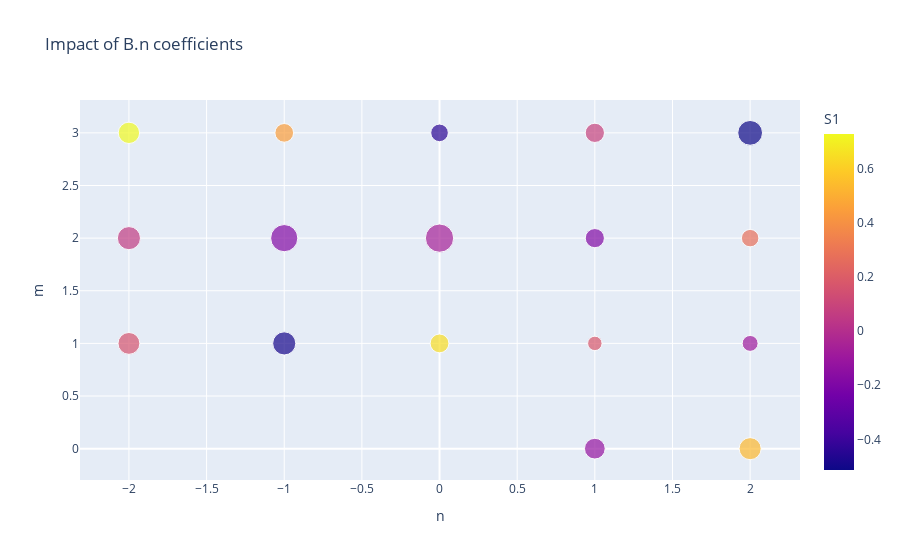
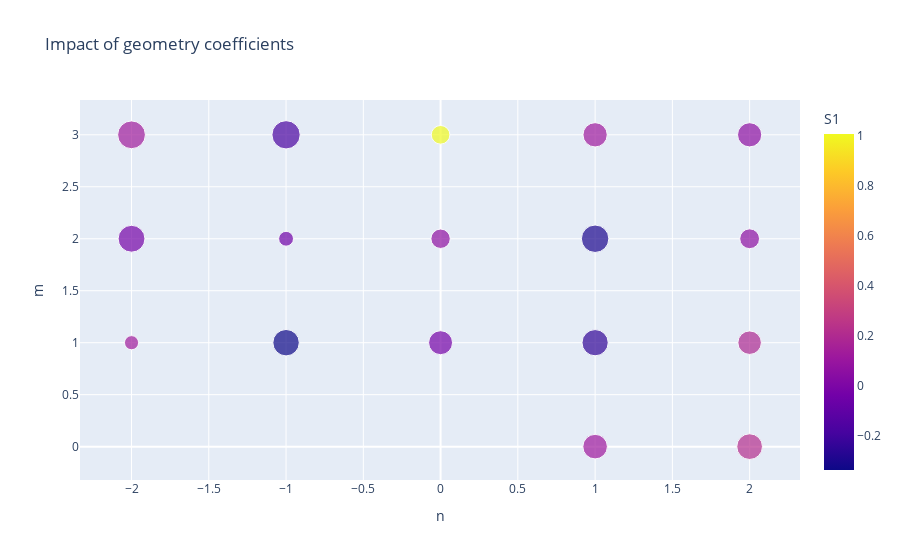

Notebook code for these charts, in order:
### Code cell
implot_df(first_Si_BdotN)

### Figure 1 — Plotly figure (JSON) as saved in the notebook; plotly's stock layout.template omitted (floating-point values rounded to 4 significant figures)
{"data": [{"hovertemplate": "n=%{x}<br>m=%{y}<br>S1_conf=%{marker.size}<br>S1=%{marker.color}<extra></extra>", "legendgroup": "", "marker": {"color": [-0.1258, 0.5318, 0.1603, -0.4907, 0.6481, 0.1764, -0.08967, 0.05931, -0.1822, -0.05966, -0.1884, 0.2759, 0.7289, 0.4448, -0.4437, 0.08559, -0.5133], "coloraxis": "coloraxis", "size": [0.7078, 0.7997, 0.7856, 0.881, 0.5806, 0.3432, 0.4169, 0.8789, 1.214, 1.316, 0.6043, 0.5011, 0.7514, 0.5745, 0.5096, 0.6098, 1.011], "sizemode": "area", "sizeref": 0.003289, "symbol": "circle"}, "mode": "markers", "name": "", "orientation": "v", "showlegend": false, "type": "scatter", "x": [1, 2, -2, -1, 0, 1, 2, -2, -1, 0, 1, 2, -2, -1, 0, 1, 2], "xaxis": "x", "y": [0, 0, 1, 1, 1, 1, 1, 2, 2, 2, 2, 2, 3, 3, 3, 3, 3], "yaxis": "y"}], "layout": {"coloraxis": {"colorbar": {"title": {"text": "S1"}}, "colorscale": [[0, "#0d0887"], [0.1111, "#46039f"], [0.2222, "#7201a8"], [0.3333, "#9c179e"], [0.4444, "#bd3786"], [0.5556, "#d8576b"], [0.6667, "#ed7953"], [0.7778, "#fb9f3a"], [0.8889, "#fdca26"], [1, "#f0f921"]]}, "legend": {"itemsizing": "constant", "tracegroupgap": 0}, "title": {"text": "Impact of B.n coefficients"}, "xaxis": {"anchor": "y", "domain": [0, 1], "title": {"text": "n"}}, "yaxis": {"anchor": "x", "domain": [0, 1], "title": {"text": "m"}}}}

### Figure 2 — Plotly figure (JSON) as saved in the notebook; plotly's stock layout.template omitted (floating-point values rounded to 4 significant figures)
{"data": [{"hovertemplate": "n=%{x}<br>m=%{y}<br>S1_conf=%{marker.size}<br>S1=%{marker.color}<extra></extra>", "legendgroup": "", "marker": {"color": [0.1196, 0.2202, 0.1328, -0.3348, -0.02668, -0.2414, 0.1917, -0.02538, -0.04512, 0.06722, -0.2944, 0.06463, 0.1295, -0.17, 1.008, 0.1201, 0.05952], "coloraxis": "coloraxis", "size": [0.9107, 0.9955, 0.3013, 1.055, 0.8659, 1.038, 0.8335, 1.088, 0.3329, 0.5671, 1.136, 0.5908, 1.163, 1.206, 0.5233, 0.8899, 0.8844], "sizemode": "area", "sizeref": 0.003014, "symbol": "circle"}, "mode": "markers", "name": "", "orientation": "v", "showlegend": false, "type": "scatter", "x": [1, 2, -2, -1, 0, 1, 2, -2, -1, 0, 1, 2, -2, -1, 0, 1, 2], "xaxis": "x", "y": [0, 0, 1, 1, 1, 1, 1, 2, 2, 2, 2, 2, 3, 3, 3, 3, 3], "yaxis": "y"}], "layout": {"coloraxis": {"colorbar": {"title": {"text": "S1"}}, "colorscale": [[0, "#0d0887"], [0.1111, "#46039f"], [0.2222, "#7201a8"], [0.3333, "#9c179e"], [0.4444, "#bd3786"], [0.5556, "#d8576b"], [0.6667, "#ed7953"], [0.7778, "#fb9f3a"], [0.8889, "#fdca26"], [1, "#f0f921"]]}, "legend": {"itemsizing": "constant", "tracegroupgap": 0}, "title": {"text": "Impact of geometry coefficients"}, "xaxis": {"anchor": "y", "domain": [0, 1], "title": {"text": "n"}}, "yaxis": {"anchor": "x", "domain": [0, 1], "title": {"text": "m"}}}}
